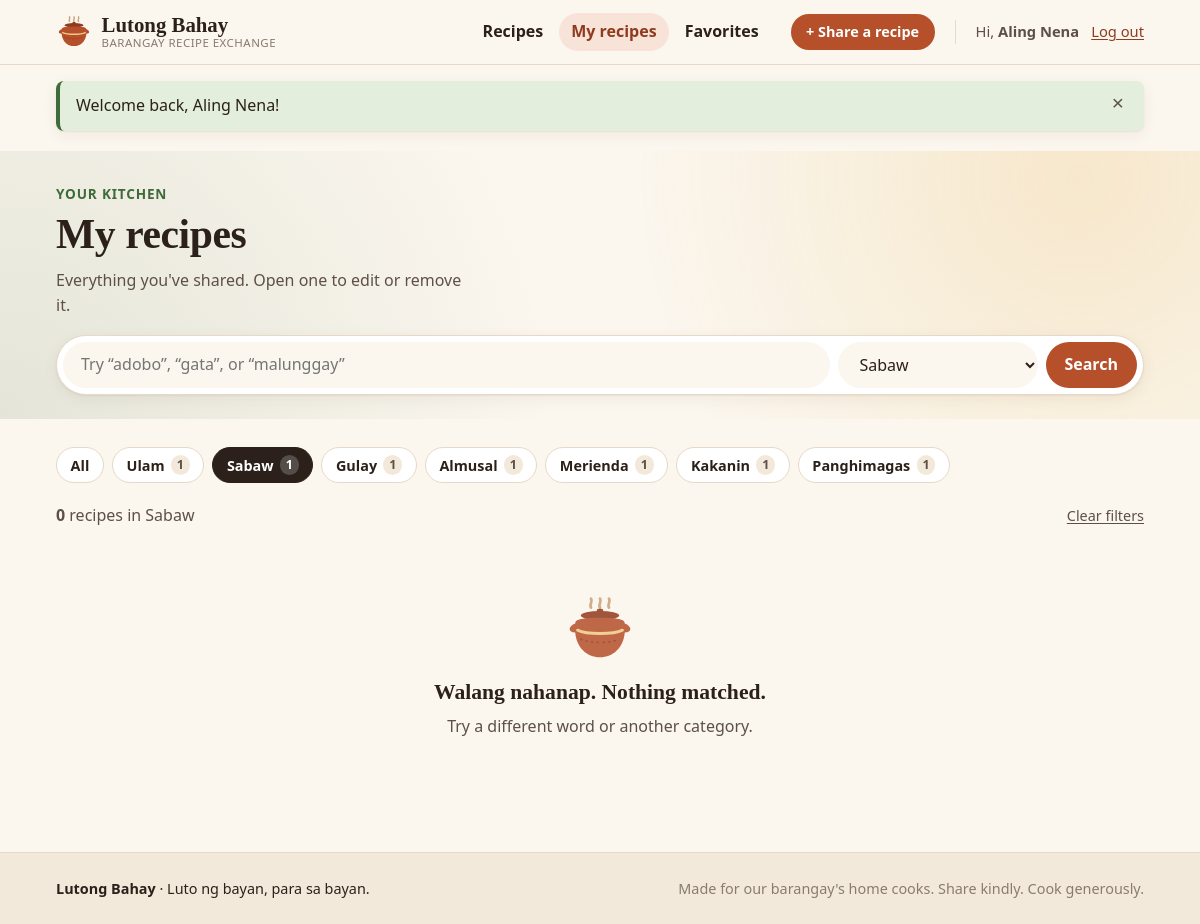
Screenshot of /index.php?mine=1&category=2 (signed in) with the database file from the repository.
### tables this page shows
CREATE TABLE `categories` (
  `id` tinyint(3) UNSIGNED NOT NULL,
  `name` varchar(40) NOT NULL,
  `description` varchar(150) NOT NULL DEFAULT ''
);

### public/index.php (called while the page is built, shortened)
<?php
require __DIR__ . '/../bootstrap.php';
$userId = $session->requireLogin();
$q = is_string($_GET['q'] ?? null) ? trim(mb_substr($_GET['q'], 0, Rules::SEARCH_MAX)) : '';
$categoryId = int_param($_GET, 'category');
$mine = ($_GET['mine'] ?? '') === '1';
$page = int_param($_GET, 'page') ?? 1;
$filters = [
    'q'        => $q,
    'category' => $categoryId,
    'author'   => $mine ? $userId : null,
];
$recipes = new RecipeRepository($pdo);
$total = $recipes->count($filters);
$pages = max(1, (int) ceil($total / PER_PAGE));
$page = min($page, $pages);
View::render('recipes/index', [
    'title'      => $mine ? 'My recipes' : 'Recipes',
    'activeNav'  => $mine ? 'mine' : 'browse',
    'recipes'    => $recipes->search($filters, $userId, PER_PAGE, ($page - 1) * PER_PAGE),
    'categories' => (new CategoryRepository($pdo))->allWithCounts(),
    'q'          => $q,
    'categoryId' => $categoryId,
    'mine'       => $mine,
    'total'      => $total,
    'page'       => $page,
    'pages'      => $pages,
]);

### src/Repositories/CategoryRepository.php (called while the page is built, shortened)
<?php
final class CategoryRepository
{
    public function allWithCounts(): array
    {
        return $this->pdo->query(
            'SELECT c.id, c.name, c.description, COUNT(r.id) AS recipe_count
             FROM categories c
             LEFT JOIN recipes r ON r.category_id = c.id
             GROUP BY c.id, c.name, c.description
             ORDER BY c.id'
        )->fetchAll();
    }
}

### src/helpers.php (called while the page is built, shortened)
<?php
function e(mixed $value): string
{
    return htmlspecialchars((string) $value, ENT_QUOTES | ENT_SUBSTITUTE, 'UTF-8');
}
function query_url(array $changes): string
{
    $params = array_filter(
        array_merge($_GET, $changes),
        static fn ($v) => $v !== null && $v !== ''
    );
    $page = basename($_SERVER['SCRIPT_NAME'] ?? 'index.php');
    return $page . ($params ? '?' . http_build_query($params) : '');
}

### src/Core/SessionManager.php (called while the page is built, shortened)
<?php
final class SessionManager
{
    private array $flashes = [];
    public function start(): void
    {
        $this->flashes = $_SESSION[self::FLASH_KEY] ?? [];
    }
    public function isLoggedIn(): bool
    {
        return isset($_SESSION[self::USER_KEY]['id']);
    }
    public function userName(): ?string
    {
        return $_SESSION[self::USER_KEY]['name'] ?? null;
    }
    public function flashes(): array
    {
        $flashes = $this->flashes;
        $this->flashes = [];
        return $flashes;
    }
}

### views/recipes/index.php (the view, shortened to what this page needs)
<?php
$filtering = $q !== '' || $categoryId !== null;
$currentUrl = query_url([]);
$categoryName = null;
foreach ($categories as $category) {
    if ((int) $category['id'] === $categoryId) {
        $categoryName = $category['name'];
    }
}
?>
<section class="hero">
    <div class="container">
        <?php if ($mine): ?>
            <p class="eyebrow">Your kitchen</p>
            <h1>My recipes</h1>
            <p class="hero-lead">Everything you've shared. Open one to edit or remove it.</p>
        <?php else: ?>
            <p class="eyebrow">Ano'ng ulam natin?</p>
            <h1>Fresh from the barangay's kitchens</h1>
            <p class="hero-lead">Newest recipes first. Search by dish or ingredient, or pick a category.</p>
        <?php endif; ?>
        <form class="search-bar" method="get" action="index.php" role="search">
            <input id="q" name="q" type="search" value="<?= e($q) ?>"
                   maxlength="<?= Rules::SEARCH_MAX ?>"
                   placeholder="Try “adobo”, “gata”, or “malunggay”">
            <select id="category" name="category">
                <?php foreach ($categories as $category): ?>
                    <option value="<?= e($category['id']) ?>" <?= (int) $category['id'] === $categoryId ? 'selected' : '' ?>>
                        <?= e($category['name']) ?>
                    </option>
                <?php endforeach; ?>
            </select>
            <button class="btn btn-primary" type="submit">Search</button>
        </form>
    </div>
</section>
<section class="container">
    <nav class="chips" aria-label="Categories">
        <a class="chip" href="<?= e(query_url(['category' => null, 'page' => null])) ?>"
            <?= $categoryId === null ? 'aria-current="true"' : '' ?>>All</a>
        <?php foreach ($categories as $category): ?>
            <a class="chip chip-cat-<?= e($category['id']) ?>"
               href="<?= e(query_url(['category' => $category['id'], 'page' => null])) ?>"
               title="<?= e($category['description']) ?>"
                <?= (int) $category['id'] === $categoryId ? 'aria-current="true"' : '' ?>>
                <?= e($category['name']) ?>
                <span class="chip-count"><?= e($category['recipe_count']) ?></span>
            </a>
        <?php endforeach; ?>
    </nav>
    <div class="results-bar">
        <p class="results-summary" aria-live="polite">
            <strong><?= $total ?></strong> <?= $total === 1 ? 'recipe' : 'recipes' ?>
            <?php if ($categoryName !== null): ?> in <?= e($categoryName) ?><?php endif; ?>
        </p>
        <?php if ($filtering): ?>
            <a class="link-quiet" href="<?= $mine ? 'index.php?mine=1' : 'index.php' ?>">Clear filters</a>
        <?php endif; ?>
    </div>
    <?php if ($recipes): ?>
        <div class="recipe-grid">
            <?php foreach ($recipes as $recipe): ?>
                <?php View::partial('partials/recipe-card', ['recipe' => $recipe, 'next' => $currentUrl]); ?>
            <?php endforeach; ?>
        </div>
        <?php View::partial('partials/pagination', ['page' => $page, 'pages' => $pages]); ?>
    <?php else: ?>
        <div class="empty-state">
            <img src="assets/img/palayok.svg" alt="" width="72" height="72">
            <?php if ($filtering): ?>
                <h2>Walang nahanap. Nothing matched.</h2>
                <p>Try a different word or another category.</p>
            <?php elseif ($mine): ?>
                <h2>You haven't shared anything yet</h2>
                <p>What's the dish everyone asks you to bring to the fiesta?</p>
                <a class="btn btn-primary" href="recipe-create.php">Share your first recipe</a>
            <?php else: ?>
                <h2>The kitchen is quiet</h2>
                <p>Be the first to share a recipe with the barangay.</p>
                <a class="btn btn-primary" href="recipe-create.php">Share a recipe</a>
            <?php endif; ?>
        </div>
    <?php endif; ?>
</section>

### src/Core/View.php (shortened to what this page needs)
<?php
final class View
{
    private static string $path;
    private static SessionManager $session;
    public static function setDefaults(string $path, SessionManager $session): void
    {
        self::$path = rtrim($path, '/');
        self::$session = $session;
    }
    public static function render(string $template, array $data = [], int $status = 200): void
    {
        $data['session'] = self::$session;
        $content = self::capture($template, $data);
        echo self::capture('layout', $data + ['content' => $content]);
    }
    private static function capture(string $template, array $data): string
    {
        $file = self::$path . '/' . $template . '.php';
        extract($data, EXTR_SKIP);
        require $file;
        return (string) ob_get_clean();
    }
}

### views/layout.php (shortened to what this page needs)
<?php
$activeNav ??= '';
$navItems = [
    'browse'    => ['index.php', 'Recipes'],
    'mine'      => ['index.php?mine=1', 'My recipes'],
    'favorites' => ['favorites.php', 'Favorites'],
];
?>
<!DOCTYPE html>
<html lang="en" class="no-js">
<head>
    <link rel="stylesheet" href="assets/css/app.css">
</head>
<body>
<header class="site-header">
    <div class="container header-inner">
        <a class="brand" href="index.php">
            <img src="assets/img/palayok.svg" alt="" width="36" height="36">
            <span class="brand-text">
                <span class="brand-name">Lutong Bahay</span>
                <span class="brand-tag">Barangay recipe exchange</span>
            </span>
        </a>
        <?php if ($session->isLoggedIn()): ?>
            <nav id="site-nav" class="site-nav" aria-label="Main">
                <ul class="nav-list">
                    <?php foreach ($navItems as $key => [$href, $label]): ?>
                        <li>
                            <a href="<?= e($href) ?>" <?= $activeNav === $key ? 'aria-current="page"' : '' ?>><?= e($label) ?></a>
                        </li>
                    <?php endforeach; ?>
                </ul>
                <a class="btn btn-primary btn-sm nav-cta" href="recipe-create.php">+ Share a recipe</a>
                <div class="nav-user">
                    <span class="nav-hello">Hi, <strong><?= e($session->userName()) ?></strong></span>
                    <form method="post" action="logout.php">
                        <button class="link-button" type="submit">Log out</button>
                    </form>
                </div>
            </nav>
        <?php endif; ?>
    </div>
</header>
<main id="main" class="site-main">
    <?php $flashes = $session->flashes(); ?>
    <?php if ($flashes): ?>
        <div class="container flash-stack">
            <?php foreach ($flashes as $flash): ?>
                <div class="flash flash-<?= e($flash['type']) ?>" role="status">
                    <span><?= e($flash['message']) ?></span>
                    <button type="button" class="flash-close" aria-label="Dismiss">×</button>
                </div>
            <?php endforeach; ?>
        </div>
    <?php endif; ?>
    <?= $content ?>
</main>
<footer class="site-footer">
    <div class="container footer-inner">
        <p><strong>Lutong Bahay</strong> · Luto ng bayan, para sa bayan.</p>
        <p class="muted">Made for our barangay's home cooks. Share kindly. Cook generously.</p>
    </div>
</footer>
</body>
</html>

### rows the page displays
categories: name "Ulam", recipe_count "1"
categories: name "Sabaw", recipe_count "1"
categories: name "Gulay", recipe_count "1"
categories: name "Almusal", recipe_count "1"
categories: name "Merienda", recipe_count "1"
categories: name "Kakanin", recipe_count "1"
categories: name "Panghimagas", recipe_count "1"

### other values shown
$label "Recipes"
$label "My recipes"
$label "Favorites"
$session->userName() "Aling Nena"
$flash['message'] "Welcome back, Aling Nena!"
$total "0"
form field category "Sabaw"
